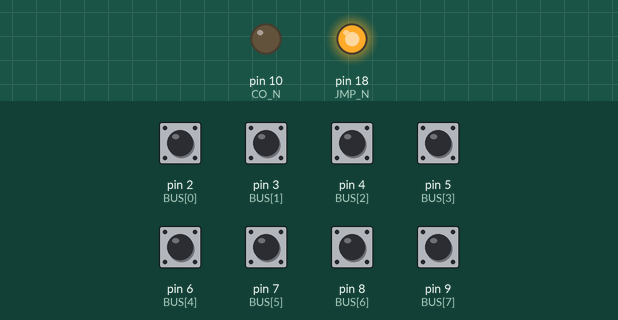
Simulated run of this sketch. Board: Arduino Uno, built with avr-gcc and run on an emulated ATmega328P. Parts: output pins drawn as LEDs (lit = HIGH). Inputs (shaded band) come from the test bench; at power-on: pin 2 (BUS[0]), pin 3 (BUS[1]), pin 4 (BUS[2]), pin 5 (BUS[3]), pin 6 (BUS[4]), pin 7 (BUS[5]), pin 8 (BUS[6]), pin 9 (BUS[7]) HIGH. Pins used as bus, display or sensor lines are not drawn; what the sketch prints to the serial monitor is not drawn.

Above: at 0.1 s.
Timing chart, 0 to 1.9 s (numbered marks = the images above):
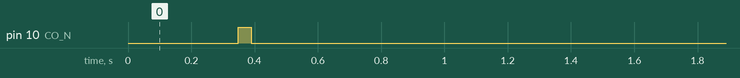

The sketch:

pc_test.ino
```cpp
/* TEST PLAN
 *
 * 1) PC can count from 0 to 15
 * 2) PC counts with count enable and holds its value otherwise
 * 3) JMP loads a new value into the PC
 * 4) RST sets value back to 0
 * 5) Count is output when count out is active and not otherwise (bus pins pull high)
 * 6) Count overflows from 15 back to 0
 *
 */

#define CLK_HALF_PERIOD_MS 1

#define BUS_SIZE 8
#define COUNTER_SIZE 4
#define BUS_FLOATING 0xFF

#define CO_N 10
#define RST_N 11
#define CLK 12
#define CE 13
#define JMP_N 18 /* SDA */

int BUS[BUS_SIZE] = {2, 3, 4, 5, 6, 7, 8, 9};

bool test_equal(int value, int expected, char* test) {
  if (value == expected) {
    Serial.print("Pass  (");
    Serial.print(test);
    Serial.print("): Expected ");
    Serial.print(expected);
    Serial.print(" - Actual ");
    Serial.println(value);
    return true;
  } else {
    Serial.print("ERROR (");
    Serial.print(test);
    Serial.print("): Expected ");
    Serial.print(expected);
    Serial.print(" - Actual ");
    Serial.println(value);
    return false;
  }
}

void clock_pulse() {
  digitalWrite(CLK, HIGH);
  delay(CLK_HALF_PERIOD_MS);
  digitalWrite(CLK, LOW);
  delay(CLK_HALF_PERIOD_MS);
}

void reset() {
  digitalWrite(RST_N, LOW);
  clock_pulse();
  digitalWrite(RST_N, HIGH);
}

void jump(uint8_t address) {
  for (int i=0; i<8; i++) {
    pinMode(BUS[i], OUTPUT);
    digitalWrite(BUS[i], (address>>i)&0x1);
  }
  digitalWrite(JMP_N, LOW);
  digitalWrite(CO_N, HIGH);

  clock_pulse();

  digitalWrite(JMP_N, HIGH);
  for (int i=0; i<8; i++) {
    pinMode(BUS[i], INPUT_PULLUP);
  }
  digitalWrite(CO_N, LOW);
}

uint8_t read_bus() {
  uint8_t bus=0;

  for (int i=BUS_SIZE-1; i>=0; i--) {
    bus += digitalRead(BUS[i]) << i;
  }

  return bus;
}

bool test_count_0_to_max() {
  reset();
  bool pass = true;
  digitalWrite(CO_N, LOW);
  digitalWrite(CE, HIGH);

  uint8_t expected_value = 0;
  uint8_t current_value;

  for (int i=0; i<(1<<COUNTER_SIZE); i++) {
    current_value = read_bus();
    pass &= test_equal(current_value, expected_value++, "Count 0 to max test");
    clock_pulse();
  }

  digitalWrite(CE, LOW);
  digitalWrite(CO_N, HIGH);
  return pass;
}

bool test_count_disable() {
  reset();
  bool pass = true;
  digitalWrite(CO_N, LOW);
  digitalWrite(CE, HIGH);

  /* Count to 3 */
  for (int i=0; i<3; i++) {
    clock_pulse();
  }

  /* Test output doesn't change when count disabled */
  digitalWrite(CE, LOW);
  uint8_t expected_value = 3;
  uint8_t current_value;

  for (int i=0; i<(1<<COUNTER_SIZE); i++) {
    current_value = read_bus();
    pass &= test_equal(current_value, expected_value, "Count disable test");
    clock_pulse();
  }

  digitalWrite(CO_N, HIGH);
  return pass;
}

bool test_jump() {
  jump(12);
  return test_equal(read_bus(), 12, "Jump test");
}

bool test_reset() {
  reset();
  bool pass = true;
  digitalWrite(CO_N, LOW);
  digitalWrite(CE, HIGH);

  /* Count to 3 */
  for (int i=0; i<3; i++) {
    clock_pulse();
  }

  pass &= test_equal(read_bus(), 3, "Reset test bus setup");
  clock_pulse();
  reset();
  pass &= test_equal(read_bus(), 0, "Reset test");
  return pass;
}

bool test_count_output() {
  reset();
  bool pass = true;
  digitalWrite(CO_N, LOW);
  digitalWrite(CE, HIGH);

  /* Count to 4 */
  for (int i=0; i<5; i++) {
    pass &= test_equal(read_bus(), i, "Output test");
    clock_pulse();
  }

  /* Continue counting to 9, but without output */
  digitalWrite(CO_N, HIGH);
  for (int i=5; i<10; i++) {
    pass &= test_equal(read_bus(), BUS_FLOATING, "Output test");
    clock_pulse();
  }

  /* Continue counting to 15, with output */
  digitalWrite(CO_N, LOW);
  for (int i=10; i<=15; i++) {
    pass &= test_equal(read_bus(), i, "Output test");
    clock_pulse();
  }

  digitalWrite(CO_N, HIGH);
  digitalWrite(CE, LOW);
  return pass;
}

bool test_overflow() {
  jump(15);
  bool pass = true;

  pass &= test_equal(read_bus(), 15, "Overflow test jump to end");

  digitalWrite(CE, HIGH);
  clock_pulse();
  pass &= test_equal(read_bus(), 0, "Overflow test");

  digitalWrite(CE, LOW);
  return pass;
}

void setup() {
  Serial.begin(57600);

  /* Pin setup */
  pinMode(RST_N, OUTPUT);
  pinMode(CLK, OUTPUT);
  pinMode(JMP_N, OUTPUT);
  pinMode(CO_N, OUTPUT);
  pinMode(CE, OUTPUT);

  digitalWrite(RST_N, HIGH);
  digitalWrite(CLK, LOW);
  digitalWrite(JMP_N, HIGH);
  digitalWrite(CO_N, HIGH);
  digitalWrite(CE, LOW);

  for (int i=0; i<8; i++) {
    pinMode(BUS[i], INPUT_PULLUP);
  }

  /* Tests */
  bool count_0_to_15 = test_count_0_to_max();
  bool count_disable = test_count_disable();
  bool jmp = test_jump();
  bool reset = test_reset();
  bool output = test_count_output();
  bool overflow = test_overflow();

  Serial.print("Count 0 to 15:\t");
  Serial.println(count_0_to_15 ? "PASS" : "FAIL");

  Serial.print("Count disable:\t");
  Serial.println(count_disable ? "PASS" : "FAIL");

  Serial.print("Jump:\t\t");
  Serial.println(jmp ? "PASS" : "FAIL");

  Serial.print("Reset:\t\t");
  Serial.println(reset ? "PASS" : "FAIL");

  Serial.print("Output:\t\t");
  Serial.println(output ? "PASS" : "FAIL");

  Serial.print("Overflow:\t");
  Serial.println(overflow ? "PASS" : "FAIL");
}

void loop() {}
```
